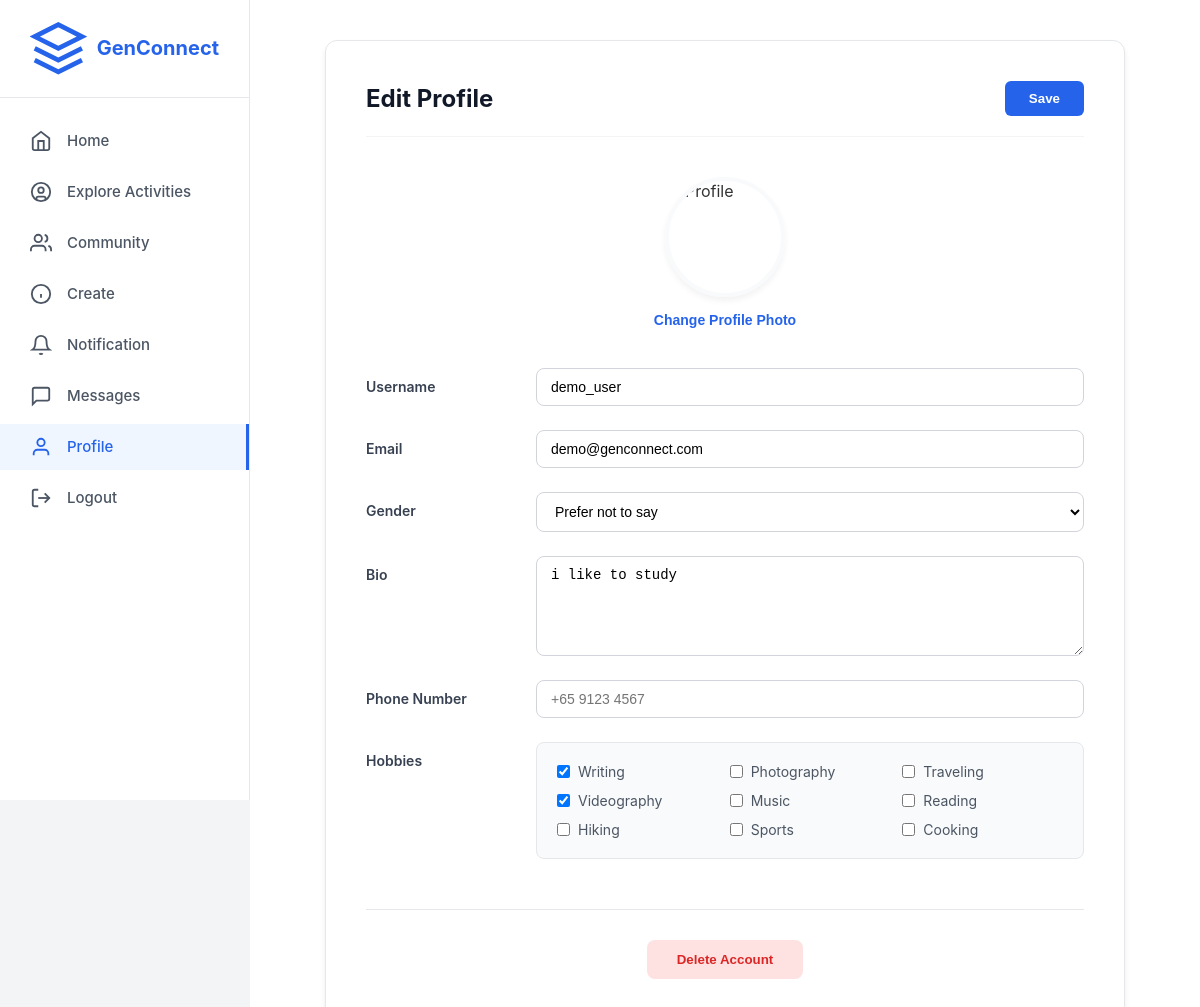
The page /edit_profile (signed in) on the database as committed earlier.
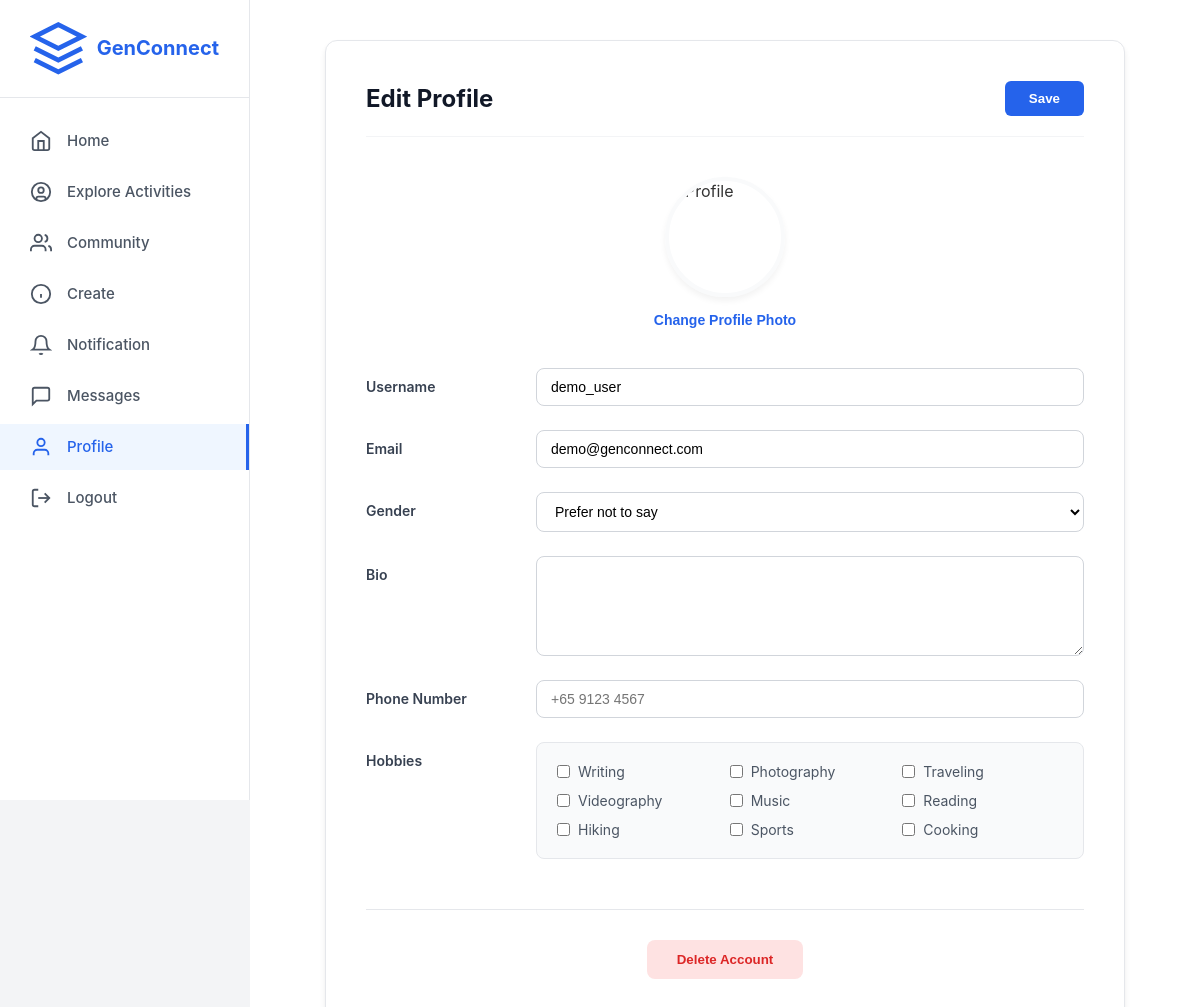
The same page on the database as committed later.
### app.py (models this page shows, shortened)
class User(db.Model):
    __tablename__ = 'users'
    id = db.Column(db.Integer, primary_key=True)
    username = db.Column(db.String(80), unique=True, nullable=False)
    email = db.Column(db.String(120), unique=True, nullable=False)
    password_hash = db.Column(db.String(255), nullable=False)
    bio = db.Column(db.Text, nullable=True)
    interests = db.Column(db.String(255), nullable=True)
    profile_picture = db.Column(db.String(255), default='default.jpg')
    banner_image = db.Column(db.String(255), default='default_banner.jpg')
    member_type = db.Column(db.String(50), default='Youth Member')
    created_at = db.Column(db.DateTime, default=datetime.utcnow)
    posts = db.relationship('Post', backref='author', lazy=True, cascade='all, delete-orphan')
    comments = db.relationship('Comment', backref='author', lazy=True, cascade='all, delete-orphan')
    likes = db.relationship('Like', backref='user', lazy=True, cascade='all, delete-orphan')
    followers = db.relationship(
        'Follow',
        foreign_keys='Follow.followed_id',
        backref='followed_user',
        lazy='dynamic',
        cascade='all, delete-orphan'
    )
    following = db.relationship(
        'Follow',
        foreign_keys='Follow.follower_id',
        backref='follower_user',
        lazy='dynamic',
        cascade='all, delete-orphan'
    )
    community_memberships = db.relationship('CommunityMember', backref='user', lazy=True, cascade='all, delete-orphan')
    sent_messages = db.relationship(
        'Message',
        foreign_keys='Message.sender_id',
        backref='sender',
        lazy='dynamic',
        cascade='all, delete-orphan'
    )
    received_messages = db.relationship(
        'Message',
        foreign_keys='Message.receiver_id',
        backref='receiver',
        lazy='dynamic',
        cascade='all, delete-orphan'
    )
    contacts_initiated = db.relationship(
        'Contact',
        foreign_keys='Contact.user_id',
        backref='user',
        lazy='dynamic',
        cascade='all, delete-orphan'
    )
    contacts_received = db.relationship(
        'Contact',
        foreign_keys='Contact.contact_user_id',
        backref='contact_user',
        lazy='dynamic',
        cascade='all, delete-orphan'
    )

### app.py (the view, shortened to what this page needs)
@app.route('/edit_profile', methods=['GET', 'POST'])
def edit_profile():
    if 'user_id' not in session:
        return redirect(url_for('login'))
    user = User.query.get_or_404(session['user_id'])
    return render_template('edit_profile.html', user=user)

### templates/edit_profile.html (shortened to what the changed rows need)
{% extends "base.html" %}
{% block content %}
<div class="container">
    <main class="main-content">
        <form method="POST" action="{{ url_for('edit_profile') }}" enctype="multipart/form-data" class="edit-container">
            <div class="page-header">
                <h1 class="page-title">Edit Profile</h1>
            </div>
            <div class="form-grid">
                <div class="form-row">
                    <label class="form-label">Username</label>
                    <input type="text" name="username" class="form-input" value="{{ user.username }}" required>
                </div>
                <div class="form-row">
                    <label class="form-label">Email</label>
                    <input type="email" name="email" class="form-input" value="{{ user.email }}" required>
                </div>
                <div class="form-row">
                    <label class="form-label">Bio</label>
                    <textarea name="bio" class="form-textarea">{{ user.bio or '' }}</textarea>
                </div>
                <div class="form-row">
                    <div class="hobbies-grid">
                        {% set interests = user.interests.split(',') if user.interests else [] %}
                        {% set all_hobbies = ['Writing', 'Photography', 'Traveling', 'Videography', 'Music', 'Reading', 'Hiking', 'Sports', 'Cooking'] %}
                        {% for hobby in all_hobbies %}
                        <label class="checkbox-item">
                            <input type="checkbox" name="interests" value="{{ hobby }}"
                                {% if hobby in interests %}checked{% endif %}>
                            {{ hobby }}
                        </label>
                        {% endfor %}
                    </div>
                </div>
            </div>
        </form>
    </main>
</div>
{% endblock %}

Rows that differ between the two databases and show on the page:
changed User "demo_user": bio "i like to study" → (not shown)
Other text that changed with them:
form field interests: "☑" → "☐"
